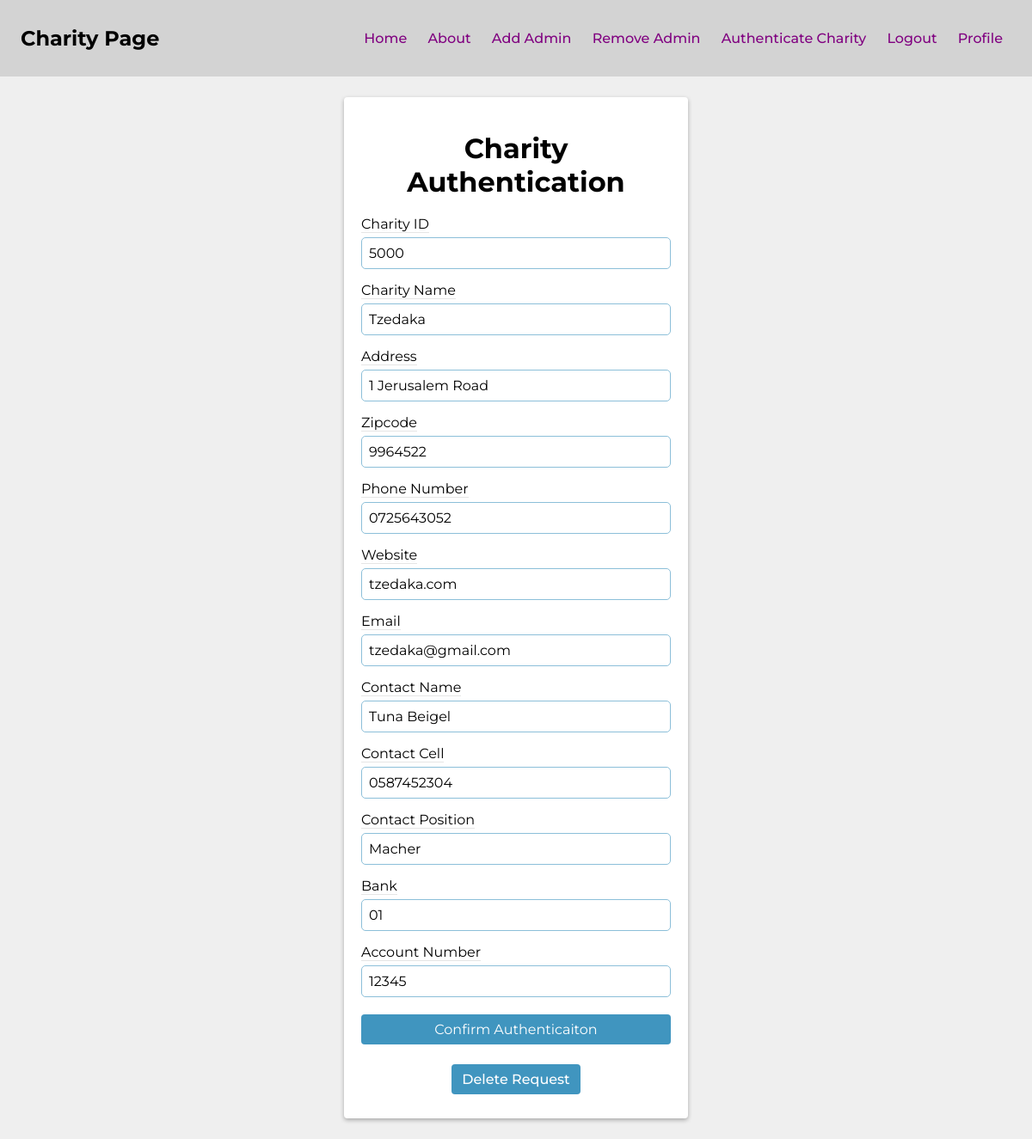
Page /organization/authentication_details/5000 (signed in) on the committed database.
### app/models.py (models this page shows)
class Charity(db.Model, UserMixin):
    id               = Column(Integer, primary_key=True, autoincrement=False, unique=True)
    charity_name     = Column(String(64), nullable=False)
    address          = Column(String(64), nullable=False)
    zip_code         = Column(String(64), nullable=False)
    phone            = Column(String(64), nullable=False)
    website          = Column(String(64))
    email            = Column(String(64), nullable=False, unique=True)
    password         = Column(String(64), nullable=False)
    contact_name     = Column(String(64))
    contact_cell     = Column(String(64), unique=True)
    contact_position = Column(String(64))
    bank             = Column(String(64), nullable=False)
    account_number   = Column(String(64), nullable=False)
    balance          = Column(Float, default=0)
    home_page_text   = Column(String(200), default='')
    description      = Column(Text, default='')
    authenticated    = Column(Boolean, default=False)
    receipts         = db.relationship('Receipt', backref='charity', lazy='dynamic')
    pledges         = db.relationship('Pledge', backref='charity', lazy='dynamic')
    donations       = db.relationship('Donation', backref='charity', lazy='dynamic')

### app/organization/routes.py (the view, shortened to what this page needs)
@organization.route('/authentication_details/<charity_id>', methods=('GET', 'POST'))
@login_required
def authentication_details(charity_id):
    if current_user.admin == False:
        return redirect(url_for('main.home'))
    update_form = CharityAuthenticateForm()
    charity = Charity.query.filter_by(id=charity_id).first()
    return render_template('authentication_details.html',
                           charity=charity,
                           update_form=update_form)

### app/main/forms.py
class CharityAuthenticateForm(FlaskForm):
    id               = IntegerField('Charity ID', validators=[DataRequired(), NumberRange(min=5000)])
    charity_name     = StringField('Charity Name', validators=[DataRequired()])
    address          = StringField('Address', validators=[DataRequired()])
    zip_code         = StringField('Zipcode', validators=[DataRequired()])
    phone            = StringField('Phone Number', validators=[DataRequired()])
    website          = StringField('Website')
    email            = StringField('Email', validators=[DataRequired()])
    contact_name     = StringField('Contact Name')
    contact_cell     = StringField('Contact Cell', validators=[DataRequired()])
    contact_position = StringField('Contact Position')
    bank             = StringField('Bank', validators=[DataRequired()])
    account_number   = StringField('Account Number', validators=[DataRequired()])
    submit           = SubmitField('Submit For Review')

### app/__init__.py (called while the page is built)
def create_app():
    app = Flask(__name__)
    app.config.from_object(Config)
    db.init_app(app)
    migrate.init_app(app,db)
    login_manager.init_app(app)
    mail.init_app(app)
    scheduler.init_app(app)
    scheduler.start()
    from app.models import Donor, Charity
    @login_manager.user_loader
    def load_user(user_id):
        donor = Donor.query.get(user_id)
        charity = Charity.query.get(user_id)
        if donor:
            return donor
        elif charity:
            return charity
        else:
            return None
    login_manager.login_view = 'main.login_donor'
    from app.donor import donor
    from app.organization import organization
    from app.main import main
    app.register_blueprint(main)
    app.register_blueprint(donor)
    app.register_blueprint(organization)
    return app

### app/organization/templates/authentication_details.html (shortened to what this page needs)
{% extends 'base.html' %}
{% block content %}
<div class="form-card">
    <div class="form-card-body">
        <h1>Charity Authentication</h1>
        <form method="post" enctype="multipart/form-data">
            {{ update_form.id.label }}
            {{ update_form.id(value=charity.id) }}
            {{ update_form.charity_name.label }}
            {{ update_form.charity_name(value=charity.charity_name) }}
            {{ update_form.address.label }}
            {{ update_form.address(value=charity.address) }}
            {{ update_form.zip_code.label }}
            {{ update_form.zip_code(value=charity.zip_code) }}
            {{ update_form.phone.label }}
            {{ update_form.phone(value=charity.phone) }}
            {{ update_form.website.label }}
            {{ update_form.website(value=charity.website) }}
            {{ update_form.email.label }}
            {{ update_form.email(value=charity.email) }}
            {{ update_form.contact_name.label }}
            {{ update_form.contact_name(value=charity.contact_name) }}
            {{ update_form.contact_cell.label }}
            {{ update_form.contact_cell(value=charity.contact_cell) }}
            {{ update_form.contact_position.label }}
            {{ update_form.contact_position(value=charity.contact_position) }}
            {{ update_form.bank.label }}
            {{ update_form.bank(value=charity.bank) }}
            {{ update_form.account_number.label }}
            {{ update_form.account_number(value=charity.account_number) }}
            {{ update_form.submit(class='btn-donate', value='Confirm Authenticaiton') }}
        </form>
        <div class="delete-request">
            <a class="btn-donate " href="{{ url_for('organization.delete_request', charity_id=charity.id) }}">Delete Request</a>
        </div>
    </div>
</div>
{% endblock content %}

### app/static/main.css (style rules this page uses)
html { width: 100%; }
* { border:0; margin:0; padding: 0; box-sizing: border-box; font-family: "Montserrat", sans-serif; }
body { background: #EFEFEF; display: flex; flex-direction: column; align-items: center; justify-content: flex-start; }
a { font-weight: 500; font-size: 16px; text-decoration: none; list-style: none; padding: 0px 10px; color: purple }
.btn-donate { border:none; background: hsl(200, 50%, 50%); color: white; border-radius: .25em; padding: .5em .75em; cursor: pointer; }
.form-card, .profile-welcome { background: white; display: flex; flex-direction: column; justify-content: center; align-items: center; width: 100%; max-width: 400px; padding: 20px; height: auto; margin: 1.5rem auto; box-shadow: 0 2px 5px rgba(0, 0, 0, .3); border-radius: .25rem; }
.form-card-body h1 { text-align: center; margin: 20px 0; }
form { display: flex; flex-direction: column; }
form label { border-bottom: 1px solid rgba(0, 0, 0, .1); width: fit-content; }
input, select { border: 1px solid hsl(200, 50%, 70%); border-radius: 5px; padding: .5rem .5rem; font-size: 1rem; margin: 5px 0 15px; }
.delete-request { margin: .5rem 0; width: 100%; display: flex; justify-content: center; }

### rows in the picture
Charity: id "5000", charity_name "Tzedaka", address "1 Jerusalem Road", zip_code "9964522", phone "0725643052", website "tzedaka.com", email "tzedaka@gmail.com", contact_name "Tuna Beigel", contact_cell "0587452304", contact_position "Macher", bank "01", account_number "12345"

### other values in the picture
{{ update_form.id.label }} "Charity ID"
{{ update_form.charity_name.label }} "Charity Name"
{{ update_form.address.label }} "Address"
{{ update_form.zip_code.label }} "Zipcode"
{{ update_form.phone.label }} "Phone Number"
{{ update_form.website.label }} "Website"
{{ update_form.email.label }} "Email"
{{ update_form.contact_name.label }} "Contact Name"
{{ update_form.contact_cell.label }} "Contact Cell"
{{ update_form.contact_position.label }} "Contact Position"
{{ update_form.bank.label }} "Bank"
{{ update_form.account_number.label }} "Account Number"
